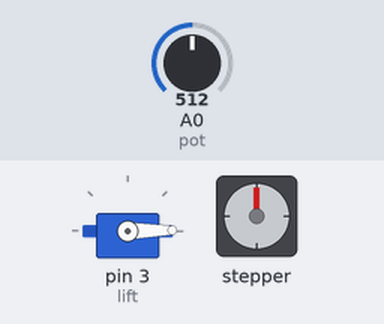
The sketch below on a simulated Arduino Uno, built with avr-gcc and run on an emulated ATmega328P. Shown: servo, stepper motor. The test bench sets the inputs (shaded band); at power-on: A0 (pot) = 512. Stepper angles assume 100 steps per turn.

Above: at 0.6 s.
At 3.4 s:
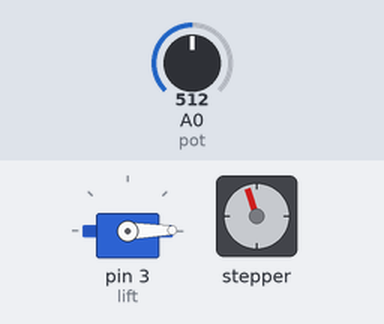
3.5 s: A0 (pot) set to 306
At 19.0 s:
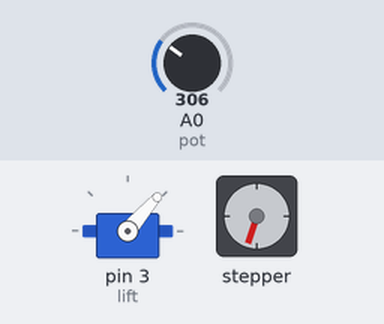
Timing chart, 0 to 30.4 s (numbered marks = the images above; inputs shaded):
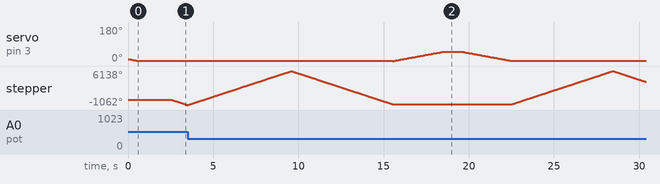

The sketch:

ProjArd_01.ino
```cpp
#include <Servo.h>
#include <Stepper.h>

Stepper stp = Stepper(100,8,10,9,11); //must be in order 1,3,2,4 because chip maker sux
Servo liftServo;
int pot = A0;
int potVal = 0;
int lift = 3;
int liftPos = 10;
int potBase = 0;
int pth = 20; //pot threshold
int linPos = 0;

void setup()
{
  liftServo.attach(lift);
  Serial.begin(9600);
  stp.setSpeed(200);
  liftArm();
  delay(1000);
  setBase();
  findzero();
}

void loop()
{

  liftArm();
  int del=0;
  moveTo(400);
  moveTo(10);
  lowerArm();
  delay(1000);

}
void moveTo(int x)
{
  if(linPos < x)
  {
    while(linPos < x)
    {
      moveRight();
    }
    return;
  }
  else if(linPos > x)
  {
    while(linPos > x)
    {
      moveLeft();
    }
    return;
  }
}

void moveLeft()
{
    stp.step(-5);
    linPos--;
}

void moveRight()
{
    stp.step(5);
    linPos++;
}

void findzero()
{
  potVal = analogRead(pot);
  while(potVal >= potBase-pth)
  {
    stp.step(-5);
    potVal = analogRead(pot);
  }
  linPos = 0;
}

void scoot()
{
  potVal = analogRead(pot);
  if(potVal < potBase-pth)
  {
    moveRight();
  }
  else if(potVal > potBase+pth*2)
  {
    moveLeft();
  }

}

void liftArm()
{
  while (liftPos>0)
  {
    liftServo.write(liftPos);
    liftPos--;
    delay(60);
  }
}

void lowerArm()
{
  while (liftPos<50)
  {
    liftServo.write(liftPos);
    liftPos++;
    delay(60);
  }
}

void setBase()
{
  liftArm();
  delay(1000);
  potBase = analogRead(pot);
}
```
